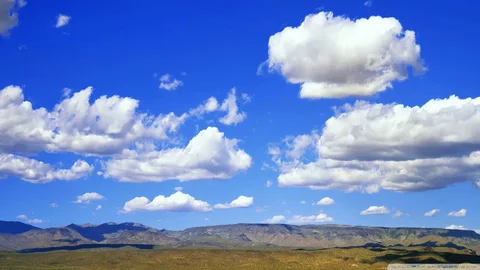
#> input picture bulut.webp, 480 x 270 px
$ python main.py
#> lines starting #> are read from the running program, lines starting #| are printed output that depends on the picture
import cv2
import matplotlib.pyplot as plt
import numpy as np
#Fotoğraf açılıp okunuyor
foto=cv2.imread("bulut.webp")
#> foto is the input picture: shape (270, 480, 3); mean B, G, R 198.2, 135.5, 106.2
cv2.imshow("bulut.webp",foto)

B = foto[:,:,0]
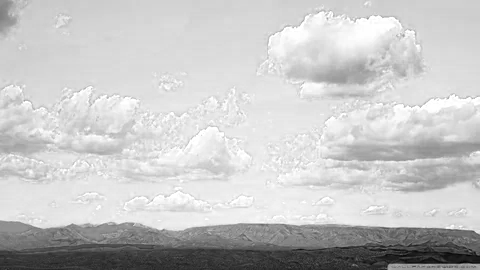
#> B: shape (270, 480); min 0, max 255, mean 198.2
G = foto[:,:,1]
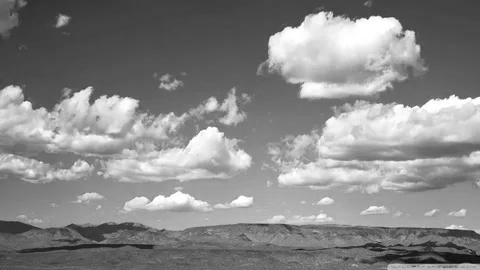
#> G: shape (270, 480); min 8, max 255, mean 135.5
R = foto[:,:,2]
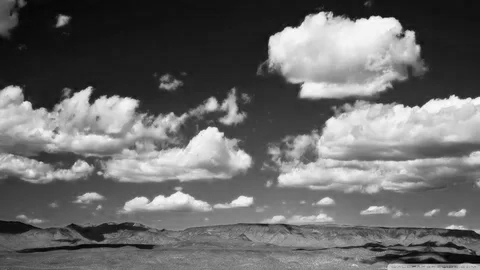
#> R: shape (270, 480); min 0, max 254, mean 106.2


from matplotlib import pyplot as plt
#Fotoğrafı grileştiriyoruz
imgGray = 0.2989 * R + 0.5870 * G + 0.1140 * B
plt.imshow(imgGray, cmap='gray')
plt.show()


#Fotoğrafın histogramını hesaplıyoruz
histog = np.zeros(256)
for i in range(foto.shape[0]):
    for j in range(foto.shape[1]):
        pixel_deg= foto[i, j]
        histog[pixel_deg] += 1
#> after the loop, histog = 256 values, max 4568 at index 218, min 0 at index 1, mean 1510

plt.bar(range(256), histog)
plt.show()
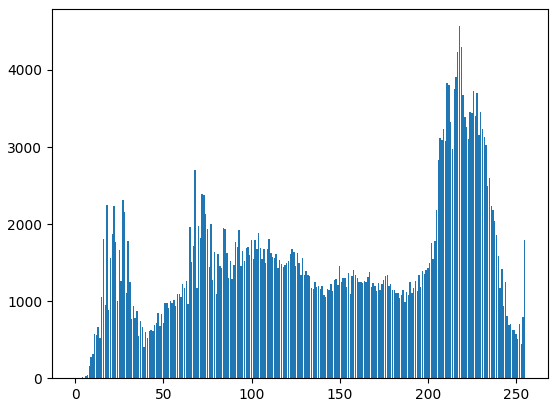
#> figure drawn by matplotlib, 1 panel; tallest bar 4568 high, from x = 217.6 to 218.4
